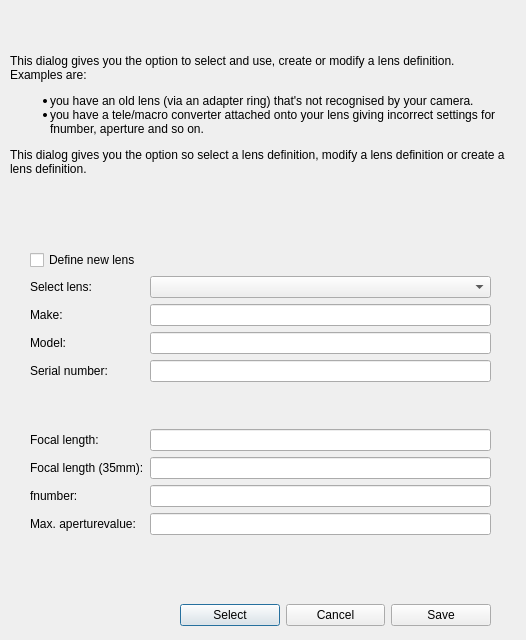
<?xml version="1.0" encoding="UTF-8"?>
<ui version="4.0">
 <class>lensdefinitiondialog</class>
 <widget class="QDialog" name="lensdefinitiondialog">
  <property name="geometry">
   <rect>
    <x>0</x>
    <y>0</y>
    <width>526</width>
    <height>640</height>
   </rect>
  </property>
  <property name="windowTitle">
   <string>Lens definitions</string>
  </property>
  <widget class="QLabel" name="qdldf_lbl">
   <property name="geometry">
    <rect>
     <x>10</x>
     <y>10</y>
     <width>501</width>
     <height>211</height>
    </rect>
   </property>
   <property name="text">
    <string>&lt;html&gt;&lt;head/&gt;&lt;body&gt;&lt;p&gt;This dialog gives you the option to select and use, create or modify a lens definition. &lt;br&gt;Examples are: &lt;ul&gt;&lt;li&gt;you have an old lens (via an adapter ring) that's not recognised by your camera.&lt;/li&gt; &lt;li&gt;you have a tele/macro converter attached onto your lens giving incorrect settings for fnumber, aperture and so on. &lt;/li&gt;&lt;/ul&gt;&lt;p&gt;This dialog gives you the option so select a lens definition, modify a lens definition or create a lens definition. &lt;/p&gt;&lt;/body&gt;&lt;/html&gt;</string>
   </property>
   <property name="wordWrap">
    <bool>true</bool>
   </property>
  </widget>
  <widget class="QWidget" name="gridLayoutWidget_13">
   <property name="geometry">
    <rect>
     <x>20</x>
     <y>240</y>
     <width>471</width>
     <height>335</height>
    </rect>
   </property>
   <layout class="QGridLayout" name="gridLayout_13" rowstretch="0,0,0,0,0,0,0,0,0,0,0,0">
    <property name="leftMargin">
     <number>10</number>
    </property>
    <property name="topMargin">
     <number>10</number>
    </property>
    <item row="4" column="0">
     <widget class="QLabel" name="label_99">
      <property name="text">
       <string>Serial number:</string>
      </property>
     </widget>
    </item>
    <item row="9" column="1">
     <widget class="QLineEdit" name="lens_maxaperturevalue"/>
    </item>
    <item row="7" column="0">
     <widget class="QLabel" name="label_100">
      <property name="text">
       <string>Focal length (35mm):</string>
      </property>
     </widget>
    </item>
    <item row="2" column="1">
     <widget class="QLineEdit" name="lens_make">
      <property name="toolTip">
       <string>This refers to the make of the lens</string>
      </property>
     </widget>
    </item>
    <item row="3" column="0">
     <widget class="QLabel" name="label_97">
      <property name="text">
       <string>Model:</string>
      </property>
     </widget>
    </item>
    <item row="4" column="1">
     <widget class="QLineEdit" name="lens_serialnumber">
      <property name="toolTip">
       <string>This refers to the serial number of the lens</string>
      </property>
     </widget>
    </item>
    <item row="2" column="0">
     <widget class="QLabel" name="label_96">
      <property name="text">
       <string>Make:</string>
      </property>
     </widget>
    </item>
    <item row="8" column="0">
     <widget class="QLabel" name="label_109">
      <property name="text">
       <string>fnumber:</string>
      </property>
     </widget>
    </item>
    <item row="7" column="1">
     <widget class="QLineEdit" name="lens_focallengthin35mmformat"/>
    </item>
    <item row="5" column="0">
     <widget class="QLabel" name="label_106">
      <property name="font">
       <font>
        <weight>75</weight>
        <bold>true</bold>
       </font>
      </property>
      <property name="text">
       <string/>
      </property>
     </widget>
    </item>
    <item row="3" column="1">
     <widget class="QLineEdit" name="lens_model">
      <property name="toolTip">
       <string>This refers to the model of the lens</string>
      </property>
     </widget>
    </item>
    <item row="0" column="0">
     <widget class="QCheckBox" name="checkBox_qdldf_new_lens">
      <property name="text">
       <string>Define new lens</string>
      </property>
     </widget>
    </item>
    <item row="6" column="0">
     <widget class="QLabel" name="label_102">
      <property name="text">
       <string>Focal length:</string>
      </property>
     </widget>
    </item>
    <item row="8" column="1">
     <widget class="QLineEdit" name="lens_fnumber"/>
    </item>
    <item row="6" column="1">
     <widget class="QLineEdit" name="lens_focallength"/>
    </item>
    <item row="11" column="0">
     <widget class="QLabel" name="label_105">
      <property name="text">
       <string/>
      </property>
     </widget>
    </item>
    <item row="9" column="0">
     <widget class="QLabel" name="label_107">
      <property name="text">
       <string>Max. aperturevalue:</string>
      </property>
     </widget>
    </item>
    <item row="1" column="0">
     <widget class="QLabel" name="qdldf_selectlens_label">
      <property name="font">
       <font>
        <weight>50</weight>
        <bold>false</bold>
       </font>
      </property>
      <property name="text">
       <string>Select lens:</string>
      </property>
     </widget>
    </item>
    <item row="1" column="1">
     <widget class="QComboBox" name="qdldf_selectlens_combobox"/>
    </item>
   </layout>
  </widget>
  <widget class="QWidget" name="horizontalLayoutWidget">
   <property name="geometry">
    <rect>
     <x>180</x>
     <y>600</y>
     <width>311</width>
     <height>31</height>
    </rect>
   </property>
   <layout class="QHBoxLayout" name="qdldf_dialogbuttons">
    <item>
     <widget class="QPushButton" name="btn_qdldf_select">
      <property name="toolTip">
       <string>Select the lens and close the dialog</string>
      </property>
      <property name="text">
       <string>Select</string>
      </property>
     </widget>
    </item>
    <item>
     <widget class="QPushButton" name="btn_qdldf_cancel">
      <property name="toolTip">
       <string>Cancel and close this dialog</string>
      </property>
      <property name="text">
       <string>Cancel</string>
      </property>
     </widget>
    </item>
    <item>
     <widget class="QPushButton" name="btn_qdldf_save">
      <property name="toolTip">
       <string>Save your new or modified lens definition</string>
      </property>
      <property name="text">
       <string>Save</string>
      </property>
     </widget>
    </item>
   </layout>
  </widget>
 </widget>
 <tabstops>
  <tabstop>btn_qdldf_select</tabstop>
  <tabstop>btn_qdldf_cancel</tabstop>
  <tabstop>btn_qdldf_save</tabstop>
  <tabstop>checkBox_qdldf_new_lens</tabstop>
  <tabstop>qdldf_selectlens_combobox</tabstop>
  <tabstop>lens_make</tabstop>
  <tabstop>lens_model</tabstop>
  <tabstop>lens_serialnumber</tabstop>
  <tabstop>lens_focallength</tabstop>
  <tabstop>lens_focallengthin35mmformat</tabstop>
  <tabstop>lens_fnumber</tabstop>
  <tabstop>lens_maxaperturevalue</tabstop>
 </tabstops>
 <resources/>
 <connections/>
</ui>
